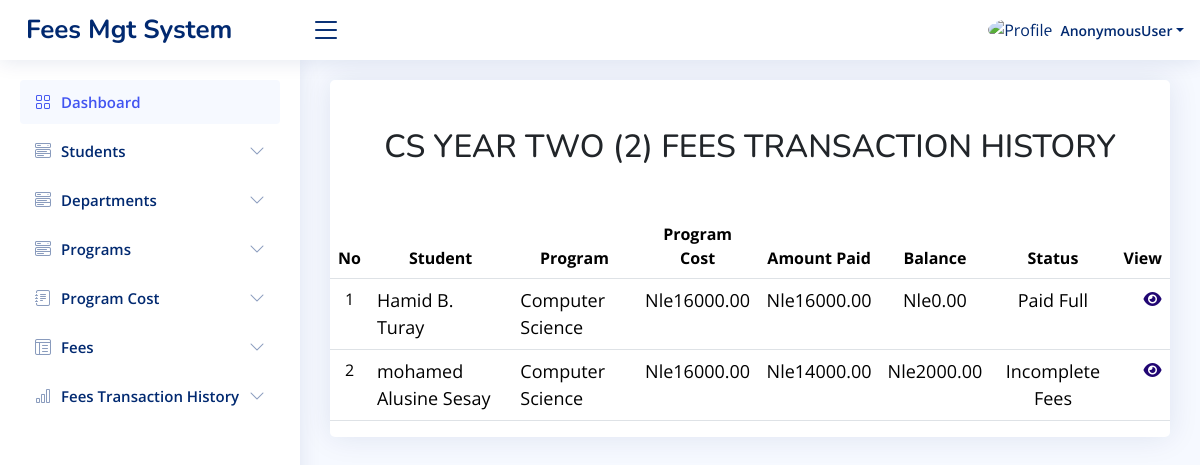
Screenshot of /cs2_transaction/ with the database file from the repository.
### app/models.py (models this page shows, shortened)
class CS_Fees2(models.Model):
    student_name = models.CharField(max_length=100)
    id_number = models.CharField(max_length=20)
    program = models.ForeignKey(Programs, on_delete=models.CASCADE, related_name='cs_fees2_programs')  # Added related_name to avoid clash
    program_details = models.ForeignKey(Programs, on_delete=models.CASCADE, related_name='cs_fees2_program_details', null=True, blank=True)  # Updated related_name
    department = models.ForeignKey(Department, on_delete=models.CASCADE, related_name='cs_fees2_departments')  # Added related_name to avoid clash
    sum_of = models.CharField(max_length=200)
    paid_for = models.CharField(max_length=200, default='Tuition Fees')
    check_no = models.BigIntegerField(null=True, blank=True)
    receipt_no = models.CharField(max_length=20, unique=True, blank=True)
    amount_paid = models.DecimalField(max_digits=10, decimal_places=2)
    level = models.CharField(max_length=20, choices=LEVEL1)
    payment_date = models.DateField(null=True)
    second_payment_date = models.DateField(null=True, blank=True)
    cost_of_program = models.ForeignKey(CS_Cost2, on_delete=models.CASCADE, related_name='cs_fees2_cost_of_program_payments')  # Updated related_name
    paid_fees = models.DecimalField(max_digits=10, decimal_places=2, default=0.00)
    payment_slip = models.FileField(upload_to='payment_slips/', blank=True, null=True)
    second_payment_slip = models.FileField(upload_to='payment_slips/', blank=True, null=True)
    payment_status = models.CharField(max_length=20, choices=[
        ('Paid Full', 'Paid Full'),
        ('Incomplete Fees', 'Incomplete Fees'),
    ])
    def balance(self):
        return Decimal(self.cost_of_program.program_fees) - self.paid_fees

class Programs(models.Model):
    program_name = models.CharField(max_length=100)
    department = models.ForeignKey(Department, on_delete=models.CASCADE)

class CS_Cost2(models.Model):
    program_name = models.CharField(max_length=100,null=True)
    program_duration = models.PositiveIntegerField()
    program_fees = models.DecimalField(max_digits=10, decimal_places=2)
    department = models.ForeignKey(Department, on_delete=models.CASCADE)
    all_program = models.ForeignKey(Programs, on_delete=models.CASCADE)

### app/views.py (the view)
# urls.py: path('cs2_transaction/', views.cs2_transaction, name='cs2_transaction'),
def cs2_transaction(request):
    fees2 = CS_Fees2.objects.all()
    return render(request, 'cs2_transaction.html', {'fees2':fees2})

### templates/cs2_transaction.html (shortened to what this page needs)
{% load static %}
<!DOCTYPE html>
<html lang="en">
<head>
    <link href="{% static 'vendor1/bootstrap/css/bootstrap.min.css' %}" rel="stylesheet">
    <link href="{% static 'vendor1/bootstrap-icons/bootstrap-icons.css' %}" rel="stylesheet">
    <link href="{% static 'vendor1/boxicons/css/boxicons.min.css' %}" rel="stylesheet">
    <link href="{% static 'vendor1/quill/quill.snow.css' %}" rel="stylesheet">
    <link href="{% static 'vendor1/quill/quill.bubble.css' %}" rel="stylesheet">
    <link href="{% static 'vendor1/remixicon/remixicon.css' %}" rel="stylesheet">
    <link href="{% static 'vendor1/simple-datatables/style.css' %}" rel="stylesheet">
    <link rel="stylesheet" href="https://cdnjs.cloudflare.com/ajax/libs/font-awesome/6.6.0/css/all.min.css" />
    <link href="{% static 'css1/style.css' %}" rel="stylesheet">
  </head>
<body>
 <header id="header" class="header fixed-top d-flex align-items-center">
  <div class="d-flex align-items-center justify-content-between">
    <a href="{% url 'main_home' %}" class="logo d-flex align-items-center">
      <span class="d-none d-lg-block">Fees Mgt System</span>
    </a>
    <i class="bi bi-list toggle-sidebar-btn"></i>
  </div>
  <nav class="header-nav ms-auto">
    <ul class="d-flex align-items-center">
      <li class="nav-item dropdown pe-3">
        <a class="nav-link nav-profile d-flex align-items-center pe-0" href="#" data-bs-toggle="dropdown">
          <img src="{% static 'img1/cusl.png' %}" alt="Profile" class="rounded-circle">
          <span class="d-none d-md-block dropdown-toggle ps-2">{{user}}</span>
        </a>
      </li>
    </ul>
  </nav>
</header>
  <aside id="sidebar" class="sidebar">
    <ul class="sidebar-nav" id="sidebar-nav">
      <li class="nav-item">
        <a class="nav-link " href="{% url 'main_home' %}">
          <i class="bi bi-grid"></i>
          <span>Dashboard</span>
        </a>
      </li>
      <li class="nav-item">
        <a class="nav-link collapsed" data-bs-target="#components-nav" data-bs-toggle="collapse" href="#">
          <i class="bi bi-menu-button-wide"></i><span>Students</span><i class="bi bi-chevron-down ms-auto"></i>
        </a>
      </li>
      <li class="nav-item">
        <a class="nav-link collapsed" data-bs-target="#components-nav2" data-bs-toggle="collapse" href="#">
          <i class="bi bi-menu-button-wide"></i><span>Departments</span><i class="bi bi-chevron-down ms-auto"></i>
        </a>
      </li>
      <li class="nav-item">
        <a class="nav-link collapsed" data-bs-target="#components-nav1" data-bs-toggle="collapse" href="#">
          <i class="bi bi-menu-button-wide"></i><span>Programs</span><i class="bi bi-chevron-down ms-auto"></i>
        </a>
      </li>
      <li class="nav-item">
        <a class="nav-link collapsed" data-bs-target="#forms-nav" data-bs-toggle="collapse" href="#">
          <i class="bi bi-journal-text"></i><span>Program Cost</span><i class="bi bi-chevron-down ms-auto"></i>
        </a>
      </li>
      <li class="nav-item">
        <a class="nav-link collapsed" data-bs-target="#tables-nav" data-bs-toggle="collapse" href="#">
          <i class="bi bi-layout-text-window-reverse"></i><span>Fees</span><i class="bi bi-chevron-down ms-auto"></i>
        </a>
      </li>
      <li class="nav-item">
        <a class="nav-link collapsed" data-bs-target="#charts-nav" data-bs-toggle="collapse" href="#">
          <i class="bi bi-bar-chart"></i><span>Fees Transaction History</span><i class="bi bi-chevron-down ms-auto"></i>
        </a>
      </li>
    </ul>
  </aside>
  <main id="main" class="main">
    <section class="section">
      <div class="row">
        <div class="col-lg-12">
          <div class="card">
            <h2 class="text-center mt-5 mb-5">CS YEAR TWO (2) FEES TRANSACTION HISTORY</h2>
              <table class="table datatable">
                <thead>
                  <tr>
                    <th style="font-size: 16px; text-align: center;">No</th>
                    <th style="font-size: 16px; text-align: center;">Student</th>
                    <th style="font-size: 16px; text-align: center;">Program</th>
                    <th style="font-size: 16px; text-align: center;">Program Cost</th>
                    <th style="font-size: 16px; text-align: center;">Amount Paid</th>
                    <th style="font-size: 16px; text-align: center;">Balance</th>
                    <th style="font-size: 16px; text-align: center;">Status</th>
                    <th style="font-size: 16px; text-align: center;">View</th>
                  </tr>
                </thead>
                <tbody>
               {% for fee2 in fees2 %}
                  <tr>
                    <td style="text-align: center;">{{forloop.counter}}</td>
                    <td style="font-size: 18px;">{{fee2.student_name}}</td>
                    <td style="font-size: 18px;">{{fee2.program.program_name}}</td>
                    <td style="text-align: center; font-size: 18px;">Nle{{fee2.cost_of_program.program_fees}}</td>
                    <td style="text-align: center; font-size: 18px;">Nle{{fee2.paid_fees}} </td>
                    <td style="text-align: center; font-size: 18px;">Nle{{fee2.balance}} </td>
                    <td style="text-align: center; font-size: 18px;">{{fee2.payment_status}}</td>
                    <td>
                      <a href="{% url 'view_cs2_transaction' fee2.id %}">
                        <i class="fas fa-eye" style="color: rgb(33, 6, 115); margin-left: 20px;"></i>
                    </a>
                    </td>
                  </tr>
                {% endfor %}
                </tbody>
              </table>
            </div>
          </div>
        </div>
    </section>
</body>
</html>

### static/css1/style.css (style rules this page uses)
:root { scroll-behavior: smooth; }
body { font-family: "Open Sans", sans-serif; background: #f6f9ff; color: #444444; }
a { color: #4154f1; text-decoration: none; }
h1, h2, h3, h4, h5, h6 { font-family: "Nunito", sans-serif; }
#main { margin-top: 60px; padding: 20px 30px; transition: all 0.3s; }
.card { margin-bottom: 30px; border: none; border-radius: 5px; box-shadow: 0px 0 30px rgba(1, 41, 112, 0.1); }
.logo { line-height: 1; }
@media (min-width: 1200px) { .logo { width: 280px; } }
.logo span { font-size: 26px; font-weight: 700; color: #012970; font-family: "Nunito", sans-serif; }
.header { transition: all 0.5s; z-index: 997; height: 60px; box-shadow: 0px 2px 20px rgba(1, 41, 112, 0.1); background-color: #fff; padding-left: 20px; }
.header .toggle-sidebar-btn { font-size: 32px; padding-left: 10px; cursor: pointer; color: #012970; }
.header-nav ul { list-style: none; }
.header-nav>ul { margin: 0; padding: 0; }
.header-nav .nav-profile { color: #012970; }
.header-nav .nav-profile img { max-height: 36px; }
.header-nav .nav-profile span { font-size: 14px; font-weight: 600; }
.sidebar { position: fixed; top: 60px; left: 0; bottom: 0; width: 300px; z-index: 996; transition: all 0.3s; padding: 20px; overflow-y: auto; scrollbar-width: thin; scrollbar-color: #aab7cf transparent; box-shadow: 0px 0px 20px rgba(1, 41, 112, 0.1); background-color: #fff; }
@media (min-width: 1200px) { #main, #footer { margin-left: 300px; } }
.sidebar-nav { padding: 0; margin: 0; list-style: none; }
.sidebar-nav li { padding: 0; margin: 0; list-style: none; }
.sidebar-nav .nav-item { margin-bottom: 5px; }
.sidebar-nav .nav-link { display: flex; align-items: center; font-size: 15px; font-weight: 600; color: #4154f1; transition: 0.3; background: #f6f9ff; padding: 10px 15px; border-radius: 4px; }
.sidebar-nav .nav-link i { font-size: 16px; margin-right: 10px; color: #4154f1; }
.sidebar-nav .nav-link.collapsed { color: #012970; background: #fff; }
.sidebar-nav .nav-link.collapsed i { color: #899bbd; }
.sidebar-nav .nav-link .bi-chevron-down { margin-right: 0; transition: transform 0.2s ease-in-out; }

### rows the page displays
CS_Fees2: student_name "Hamid B. Turay", program.program_name "Computer Science", cost_of_program.program_fees "16000.00", paid_fees "16000.00", balance "0.00", payment_status "Paid Full"
CS_Fees2: student_name "mohamed Alusine Sesay", program.program_name "Computer Science", cost_of_program.program_fees "16000.00", paid_fees "14000.00", balance "2000.00", payment_status "Incomplete Fees"

### other values shown
{{ user }} "AnonymousUser"
